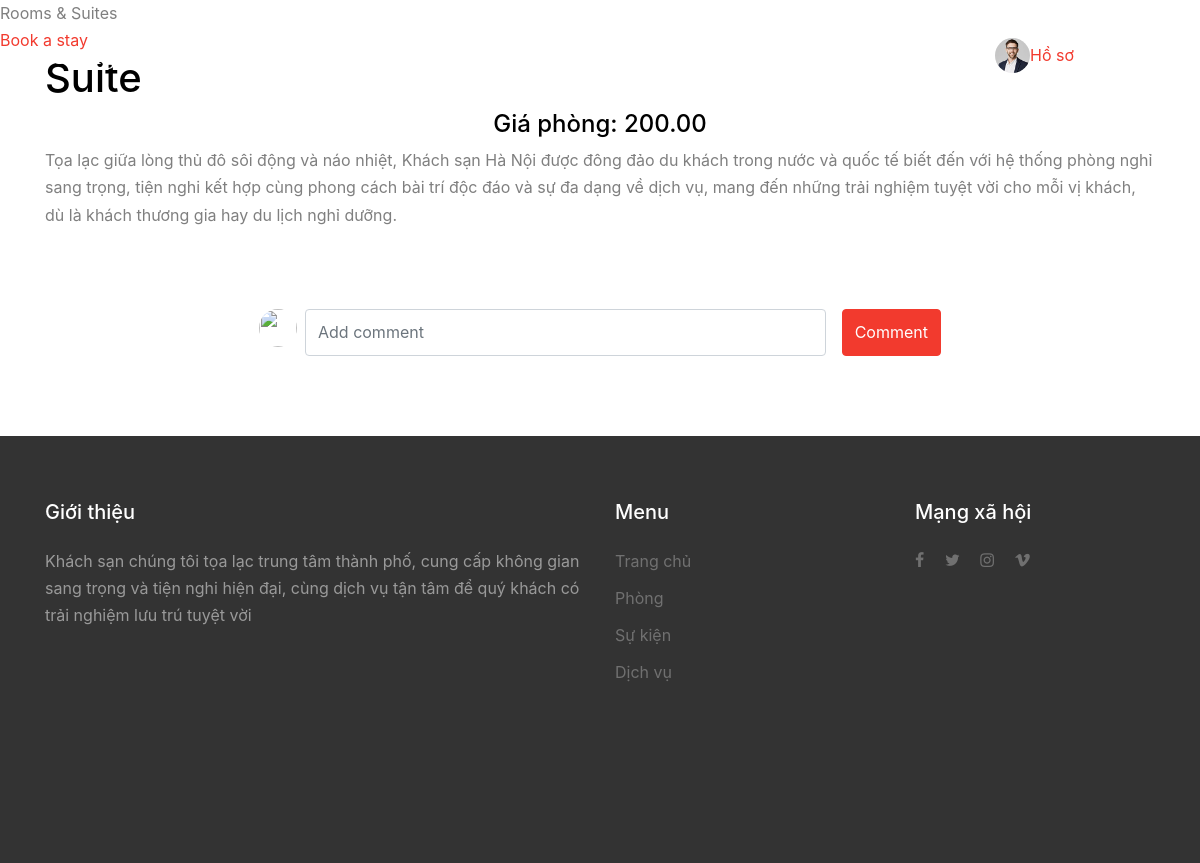
The page /room/3/ (signed in) on the database as committed earlier.
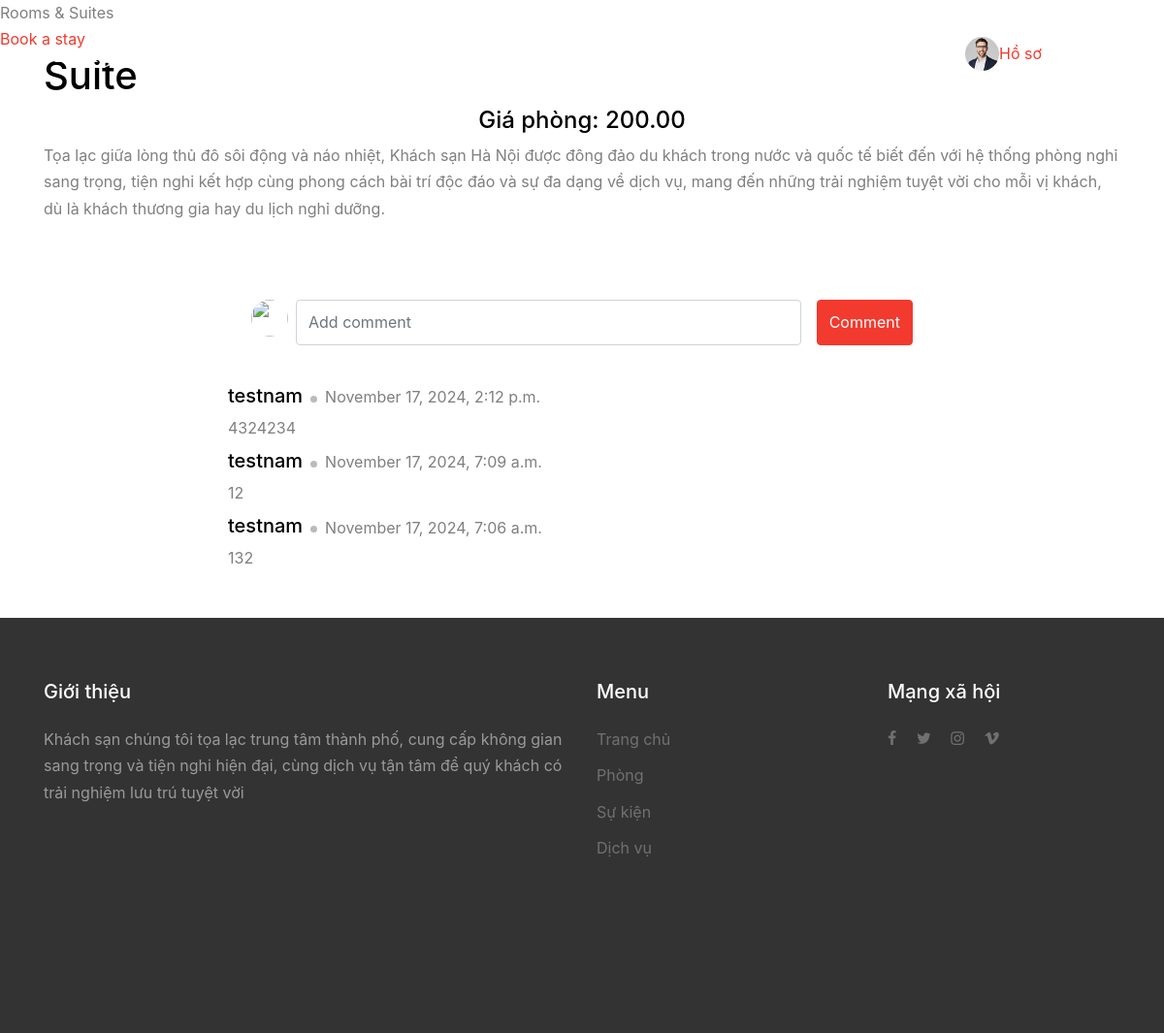
The same page on the database as committed later.
### admin_custom/models.py (models this page shows, shortened)
class Comment(models.Model):
    post = models.ForeignKey(Post, on_delete=models.CASCADE, related_name="comments")
    author = models.ForeignKey(User, on_delete=models.CASCADE)
    content = models.TextField()
    created_at = models.DateTimeField(auto_now_add=True)

### home/views.py (the view, shortened to what this page needs)
# urls.py: path('room/<int:room_id>/', home.room_detail, name='room_detail'),
def room_detail(request, room_id):
    room = get_object_or_404(Room, id=room_id)
    comments = Comment.objects.filter(post_id=room.id).order_by('-created_at')
    return render(request, 'room_detail.html', {'room': room, 'comments': comments})

### home/Templates/room_detail.html (shortened to what the changed rows need)
{% load static %}
<html
  lang="vi-VN"
  id="internal_page"
  class="page-template page-template-template-rooms page-template-template-rooms-php page page-id-33 page-parent internal_page lang_vi"
>
  <head>
    <link rel="stylesheet" href="{% static 'css/bootstrap.min.css' %}" />
    <link rel="stylesheet" href="{% static 'css/magnific-popup.css' %}" />
    <link rel="stylesheet" href="{% static 'css/jquery-ui.css' %}" />
    <link rel="stylesheet" href="{% static 'css/owl.carousel.min.css' %}" />
    <link
      rel="stylesheet"
      href="{% static 'css/owl.theme.default.min.css' %}"
    />
    <link rel="stylesheet" href="{% static 'css/bootstrap-datepicker.css' %}" />
    <link rel="stylesheet" href="{% static 'css/animate.css' %}" />
    <link rel="stylesheet" href="{% static 'css/aos.css' %}" />
    <link rel="stylesheet" href="{% static 'css/style.css' %}" />
    <link
      rel="stylesheet"
      id="wpml-blocks-css"
      href="https://hanoihotel.com.vn/wp-content/plugins/sitepress-multilingual-cms/dist/css/blocks/styles.css?ver=4.6.3"
      type="text/css"
      media="all"
    />
    <link
      rel="stylesheet"
      id="libraries-css"
      href="https://hanoihotel.com.vn/wp-content/themes/pro-theme-munich/css/libraries.min.css?ver=0.3"
      type="text/css"
      media="all"
    />
    <link
      rel="stylesheet"
      id="fontawesome-css"
      href="//cdnjs.cloudflare.com/ajax/libs/font-awesome/4.6.3/css/font-awesome.min.css?ver=0.3"
      type="text/css"
      media="all"
    />
    <link
      rel="stylesheet"
      id="main-css"
      href="https://hanoihotel.com.vn/wp-content/themes/pro-theme-munich/css/main.min.css?ver=0.3"
      type="text/css"
      media="all"
    />
    <link
      rel="stylesheet"
      id="jquery-ui-css-css"
      href="https://hanoihotel.com.vn/wp-content/themes/pro-theme-munich/css/jquery-ui.min.css?ver=0.3"
      type="text/css"
      media="all"
    />
    <link
      rel="stylesheet"
      id="child_color_css-css"
      href="https://hanoihotel.com.vn/wp-content/themes/hanoi-hotel/css/colors.css?ver=0.3"
      type="text/css"
      media="all"
    />
    <link rel="stylesheet" href="{% static 'fonts/icomoon/style.css'  %}">
    <link rel="stylesheet" href="{% static 'css/bootstrap.min.css' %}">
    <link rel="stylesheet" href="{% static 'css/magnific-popup.css' %}">
    <link rel="stylesheet" href="{% static 'css/jquery-ui.css' %}">
    <link rel="stylesheet" href="{% static 'css/owl.carousel.min.css' %}">
    <link rel="stylesheet" href="{% static 'css/owl.theme.default.min.css' %}">
    <link rel="stylesheet" href="{% static 'css/bootstrap-datepicker.css' %}">
    <link rel="stylesheet" href="{% static 'css/animate.css' %}">
    <link rel="stylesheet" href="{% static 'css/aos.css' %}">
    <link rel="stylesheet" href="{% static 'css/style.css' %}">
    <link rel="stylesheet" href="{% static 'fonts/flaticon/font/flaticon.css' %}">
    <link rel="stylesheet" href="https://cdn.jsdelivr.net/npm/mediaelement@4.2.7/build/mediaelementplayer.min.css">
  </head>
  <body
    class="page-template page-template-template-rooms page-template-template-rooms-php page page-id-33 page-parent rooms default"
  >
    {% include 'includes/header.html' %}
    <main id="page">
      <div id="intro" class="clearfix container rooms">
        <div class="page_content_wrap with_thumbs">
          <div class="page_content">
            <h1 class="the_title">{{ room.room_type }}</h1>
          </div>
        </div>
      </div>
      <div class="container mt-5 mb-5">
        <div class="d-flex justify-content-center row">
            <div class="d-flex flex-column col-md-8">
                {% for comment in comments %}
                <div class="commented-section mt-2">
                    <div class="d-flex flex-row align-items-center commented-user">
                        <h5 class="mr-2">{{ comment.author.username }}</h5>
                        <span class="dot mb-1"></span>
                        <span class="mb-1 ml-2">{{ comment.created_at|date:"F j, Y, g:i a" }}</span>
                    </div>
                    <div class="comment-text-sm">
                        <span>{{ comment.content }}</span>
                    </div>
                </div>
                {% endfor %}
            </div>
        </div>
    </div>
    </main>
  </body>
</html>

Rows that differ between the two databases and show on the page:
added Comment: author.username "testnam", created_at "November 17, 2024, 2:12 p.m.", content "4324234"
added Comment: author.username "testnam", created_at "November 17, 2024, 7:09 a.m.", content "12"
added Comment: author.username "testnam", created_at "November 17, 2024, 7:06 a.m.", content "132"
